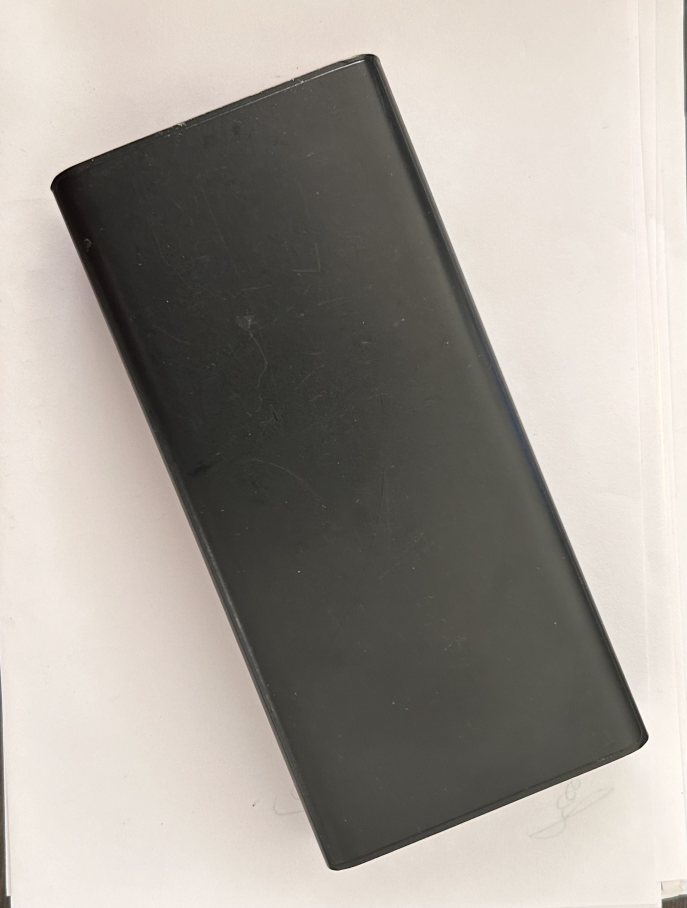
#> input picture box.jpg, 2061 x 2724 px, found by its file name (shown at 1/3 size)
$ python try.py
#> lines starting #> are read from the running program, lines starting #| are printed output that depends on the picture; after the words box and inside, x2 and y2 are one past the last pixel; in counts of white or black regions, pixels touching at a corner belong together; long printed decimals are rounded
import cv2
import numpy as np

def checkpoint1_find_rotation_angle(image_path):
    # Read the image
#> called with image_path = 'box.jpg'
    img = cv2.imread(image_path)
#> img is the input picture: shape (2724, 2061, 3); mean B, G, R 150.6, 157.6, 163.4
    img_copy = img.copy()

    # Convert the image to grayscale
    gray = cv2.cvtColor(img, cv2.COLOR_BGR2GRAY)

    # Apply GaussianBlur to reduce noise and help edge detection
    blurred = cv2.GaussianBlur(gray, (5, 5), 0)

    # Apply Canny edge detector
    edges = cv2.Canny(blurred, 50, 150)
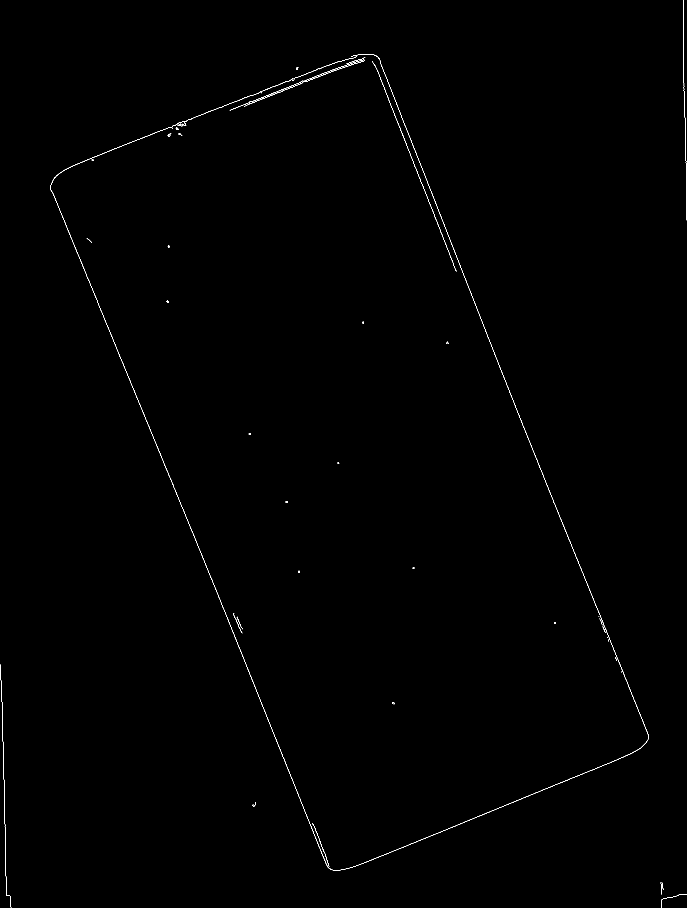
#> edges: shape (2724, 2061) (shown at 1/3 size); 0.2% white in thin lines or dots

    # Find contours in the edged image
    contours, _ = cv2.findContours(edges, cv2.RETR_EXTERNAL, cv2.CHAIN_APPROX_SIMPLE)
#> contours = 47 contours, 39 with area under 20; largest, box (x1, y1, x2, y2) and area: (151, 162, 1946, 2612) 882, (751, 242, 911, 306) 405, (531, 168, 1071, 379) 117, (1116, 184, 1370, 814) 104, (912, 179, 1094, 246) 64, (936, 2469, 988, 2600) 27, (1177, 2106, 1184, 2113) 24, (890, 201, 895, 210) 22

    # Find the largest contour (presumably the box)
    largest_contour = max(contours, key=cv2.contourArea)
#> largest_contour = contour of 8368 points, box (x1, y1, x2, y2) (151, 162, 1946, 2612), area 882

    # Fit a bounding box to the contour
    rect = cv2.minAreaRect(largest_contour)
#> rect = ((1053.4, 1381.4), (1062.1, 2268), -22.05)
    box = cv2.boxPoints(rect)
#> box = [[986.8, 2631.8], [135.5, 529.6], [1119.9, 130.9], [1971.3, 2233.1]]
    box = np.int0(box)
#> box = [[986, 2631], [135, 529], [1119, 130], [1971, 2233]]

    # Get the rotation angle from the rectangle
    angle = rect[-1]
#> angle = -22.05

    # Get the angles of the box sides
    side_angles = [np.arctan2(box[i][1] - box[i - 1][1], box[i][0] - box[i - 1][0]) for i in range(len(box))]
#> side_angles = [2.76, -1.96, -0.385, 1.19]

    # Find the angle corresponding to the longest side
    longest_side_index = np.argmax([np.linalg.norm(box[i] - box[i - 1]) for i in range(len(box))])
#> longest_side_index = 3
    angle_with_x_axis = side_angles[longest_side_index] * (180 / np.pi)
#> angle_with_x_axis = 67.95

    # Draw the box on the image
    cv2.drawContours(img_copy, [box], 0, (0, 255, 0), 2)

    # Draw the longest side with a different color (e.g., blue)
    cv2.line(img_copy, tuple(box[longest_side_index]), tuple(box[longest_side_index - 1]), (0, 0, 255), 2)

    # Draw a horizontal line through the center of the image
    center_line_y = img_copy.shape[0] // 2
#> center_line_y = 1362
    cv2.line(img_copy, (0, center_line_y), (img_copy.shape[1], center_line_y), (255, 0, 0), 2)

    # Draw the angle arc on the image
    center = tuple(np.mean(box, axis=0).astype(int))
#> center = (1052, 1380)
    radius = 50
    start_angle = int(angle_with_x_axis - 90)
#> start_angle = -22
    end_angle = int(angle_with_x_axis + 90)
#> end_angle = 157
    color = (255, 0, 0)  # Red color for the arc
    thickness = 2
    cv2.ellipse(img_copy, center, (radius, radius), 0, start_angle, end_angle, color, thickness)

    # Calculate the angle between the horizontal line and the longest side
    angle_difference = abs(angle_with_x_axis - 90)
#> angle_difference = 22.05

    # Resize the output window to 1/3 of the original size
    scale_percent = 33.3
    width = int(img_copy.shape[1] * scale_percent / 100)
#> width = 686
    height = int(img_copy.shape[0] * scale_percent / 100)
#> height = 907
    dim = (width, height)
#> dim = (686, 907)
    resized_img = cv2.resize(img_copy, dim, interpolation=cv2.INTER_AREA)
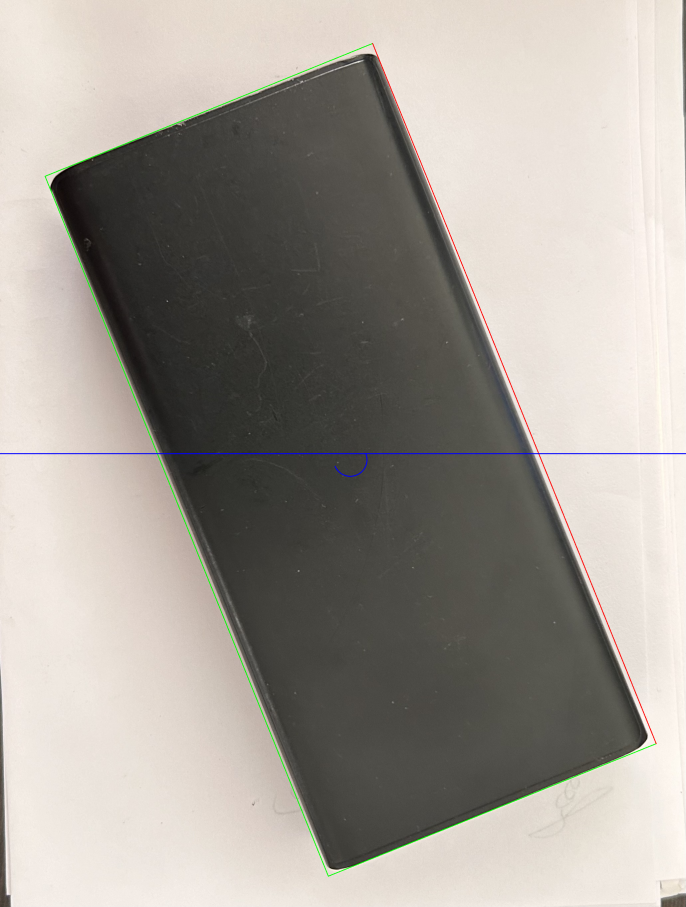
#> resized_img: shape (907, 686, 3); mean B, G, R 150.2, 157.4, 162.8

    # Display the result
    cv2.imshow("Traced Box with Angle Arc", resized_img)
    cv2.waitKey(0)
    cv2.destroyAllWindows()

    return angle_with_x_axis, angle_difference

# Use 'box.jpg' as the image file
image_path = 'box.jpg'
angle_with_x_axis, angle_difference = checkpoint1_find_rotation_angle(image_path)
#> angle_with_x_axis = 67.95; angle_difference = 22.05
print(f"Angle with x-axis of the longest side: {angle_with_x_axis} degrees")
#| Angle with x-axis of the longest side: 67.945 degrees
print(f"Angle difference with horizontal line: {angle_difference} degrees")
#| Angle difference with horizontal line: 22.055 degrees

$ run again, with img.jpg copied over box.jpg
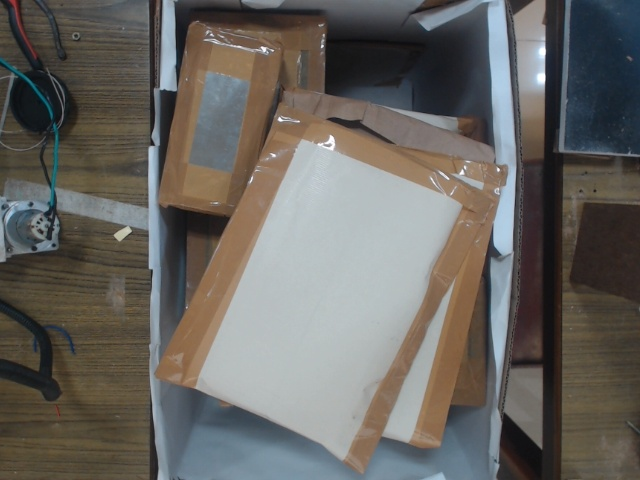
#> input picture img.jpg, 640 x 480 px, found by its file name
#> in checkpoint1_find_rotation_angle, img is the input picture: shape (480, 640, 3); mean B, G, R 96.3, 100.8, 103.7
#> in checkpoint1_find_rotation_angle, `edges = cv2.Canny(blurred, 50, 150)`:
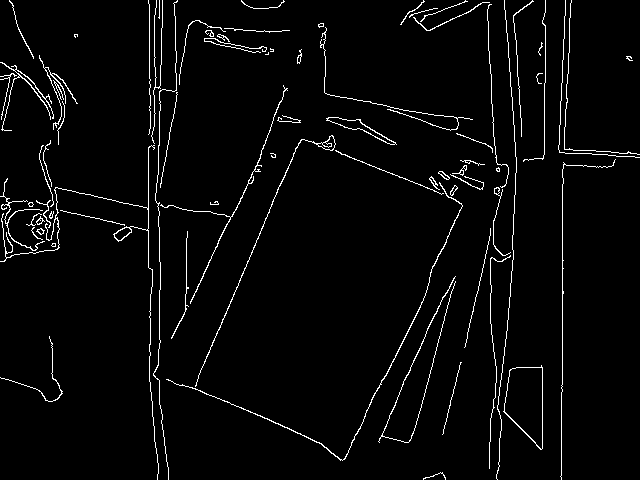
#> edges: shape (480, 640); 3.2% white in thin lines or dots
#> contours = 75 contours, 54 with area under 20; largest, box (x1, y1, x2, y2) and area: (503, 365, 543, 450) 2314, (326, 117, 397, 145) 412, (195, 135, 336, 387) 198, (0, 145, 159, 480) 187, (166, 182, 463, 461) 161
#> largest_contour = contour of 28 points, box (x1, y1, x2, y2) (503, 365, 543, 450), area 2314
#> rect = ((522.5, 407), (84, 39), -90)
#> box = [[542, 449], [503, 449], [503, 365], [542, 365]]
#> angle = -90
#> side_angles = [1.57, 3.14, -1.57, 0]
#> longest_side_index = 0
#> in checkpoint1_find_rotation_angle, `angle_with_x_axis = side_angles[longest_side_index] * (180 / np.pi)`: angle_with_x_axis = 90
#> center = (522, 407)
#> start_angle = 0
#> end_angle = 180
#> in checkpoint1_find_rotation_angle, `angle_difference = abs(angle_with_x_axis - 90)`: angle_difference = 0
#> in checkpoint1_find_rotation_angle, `resized_img = cv2.resize(img_copy, dim, interpolation=cv2.INTER_AREA)`:
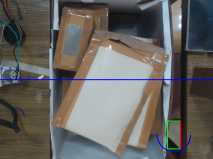
#> resized_img: shape (159, 213, 3); mean B, G, R 97.3, 100.3, 102.9
#> `angle_with_x_axis, angle_difference = checkpoint1_find_rotation_angle(..`: angle_with_x_axis = 90; angle_difference = 0
#| Angle with x-axis of the longest side: 90.0 degrees
#| Angle difference with horizontal line: 0.0 degrees
